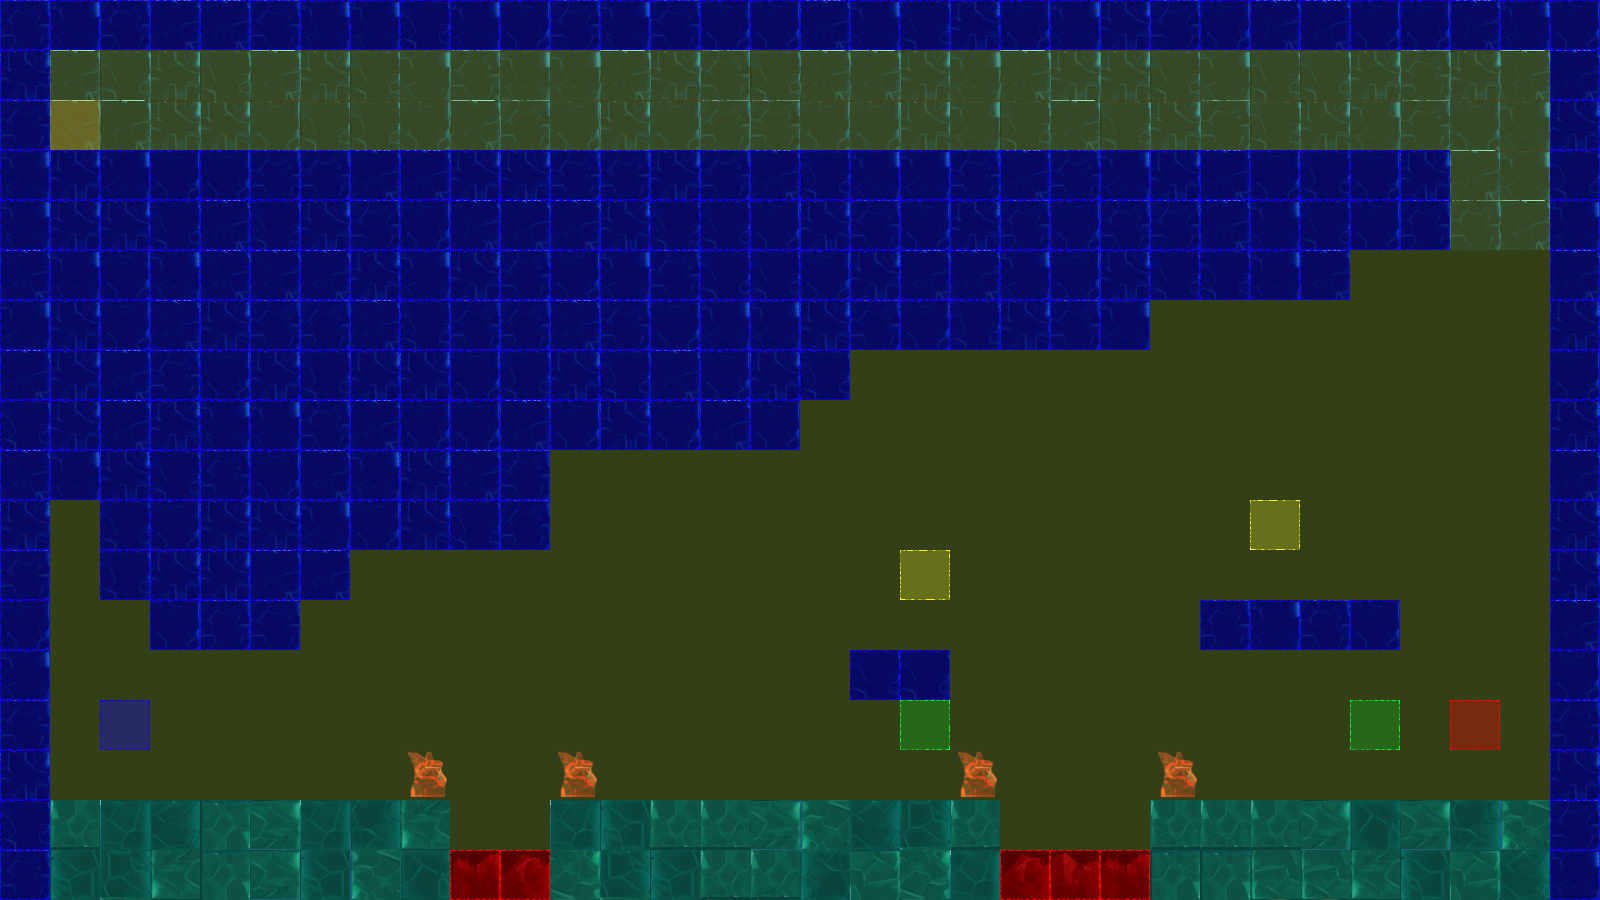

A level layout from a 2D game, rendered from its tile map. Below: a short description, then the map file with tile-grid data replaced by summaries:
An orthogonal 32x18 tile map with 50x50 px tiles, 3 tile layers (terrain, collision, event), 2 tilesets.

<map version="1.0" orientation="orthogonal" renderorder="left-up" width="32" height="18" tilewidth="50" tileheight="50" nextobjectid="3">
 <tileset firstgid="1" name="frozenPlainsTile" tilewidth="50" tileheight="50" tilecount="50" columns="10">
  <image source="tiles/iceTile.png" width="500" height="251" />
 </tileset>
 <tileset firstgid="51" name="collisionTile" tilewidth="50" tileheight="50" tilecount="12" columns="3">
  <image source="tiles/collisionTile.png" width="150" height="200" />
 </tileset>
 <layer name="terrain" width="32" height="18">
  <data>[576 cells, 357 non-empty, 25 distinct tile ids]</data>
 </layer>
 <layer name="collision" width="32" height="18">
  <data>[576 cells, 576 non-empty, 4 distinct tile ids]</data>
 </layer>
 <layer name="event" width="32" height="18">
  <data>[576 cells, 7 non-empty, 5 distinct tile ids]</data>
 </layer>
</map>
